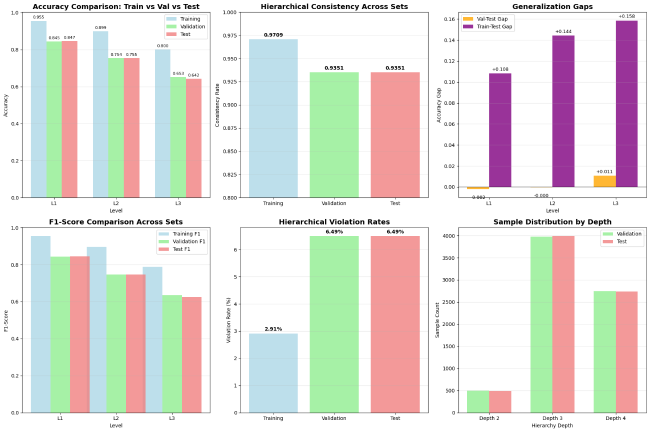
#> input picture kategori_tahmini_3/ornek_test_sonucu_1.png, 1300 x 864 px (shown at 1/2 size); its folder holds only this picture in this run
$ python -i opencv_clahe.py   (imports and definitions only)
#> lines starting #> are read from the running program, lines starting #| are printed output that depends on the picture
#> further down, picture is the input picture: shape (864, 1300, 3); mean B, G, R 219.7, 224.9, 226.9
import cv2
import numpy as np
from pathlib import Path
import time
from concurrent.futures import ThreadPoolExecutor, as_completed
import multiprocessing
from tqdm import tqdm
import threading
import queue
import os

class OpenCVGPUCLAHEProcessor:
    def __init__(self):
        self.min_clip_limit = 0.5
        self.max_clip_limit = 4.0
        self.min_tile_size = 4
        self.max_tile_size = 16

        # OpenCV GPU desteği kontrolü
        self.gpu_available = self.check_opencv_gpu()

    def check_opencv_gpu(self):
        """OpenCV GPU desteğini kontrol et"""
        try:
            # CUDA device sayısını kontrol et
            gpu_count = cv2.cuda.getCudaEnabledDeviceCount()
            if gpu_count > 0:
                print(f"🚀 OpenCV CUDA desteği tespit edildi! {gpu_count} GPU bulundu")

                # GPU memory bilgisi
                device_info = cv2.cuda.DeviceInfo(0)
                total_memory = device_info.totalMemory() / (1024**3)
                print(f"💾 GPU Memory: {total_memory:.1f} GB")
                return True
            else:
                print("⚠️  OpenCV CUDA desteği bulunamadı")
                return False
        except Exception as e:
            print(f"⚠️  OpenCV GPU kontrolü başarısız: {e}")
            return False

    def gpu_analyze_image(self, img):
        """OpenCV GPU ile görüntü analizi"""
        if not self.gpu_available:
            return self.cpu_analyze_image(img)

        try:
            # GPU'ya yükle
            gpu_img = cv2.cuda_GpuMat()
            gpu_img.upload(img)

            # GPU'da grayscale'e çevir
            gpu_gray = cv2.cuda.cvtColor(gpu_img, cv2.COLOR_BGR2GRAY)

            # GPU'dan CPU'ya indir (histogram için)
            gray = gpu_gray.download()

            # İstatistikler (vectorized)
            mean_brightness = np.mean(gray)
            std_brightness = np.std(gray)
            min_val, max_val = gray.min(), gray.max()

            # Histogram
            hist = cv2.calcHist([gray], [0], None, [256], [0, 256]).flatten()
            hist_normalized = hist / hist.sum()

            # Entropi
            entropy = -np.sum(hist_normalized * np.log2(hist_normalized + 1e-10))

            # GPU'da edge detection
            gpu_edges = cv2.cuda.Canny(gpu_gray, 50, 150)
            edges = gpu_edges.download()
            edge_density = np.sum(edges > 0) / (edges.shape[0] * edges.shape[1])

            # Histogram peaks
            hist_peaks = self._fast_peak_count(hist_normalized)

            return {
                'mean_brightness': mean_brightness,
                'std_brightness': std_brightness,
                'contrast': std_brightness / mean_brightness if mean_brightness > 0 else 0,
                'entropy': entropy,
                'edge_density': edge_density,
                'dynamic_range': max_val - min_val,
                'histogram_peaks': hist_peaks,
            }

        except Exception as e:
            print(f"GPU analiz hatası, CPU'ya geçiliyor: {e}")
            return self.cpu_analyze_image(img)

    def cpu_analyze_image(self, img):
        """CPU fallback analizi"""
        gray = cv2.cvtColor(img, cv2.COLOR_BGR2GRAY)
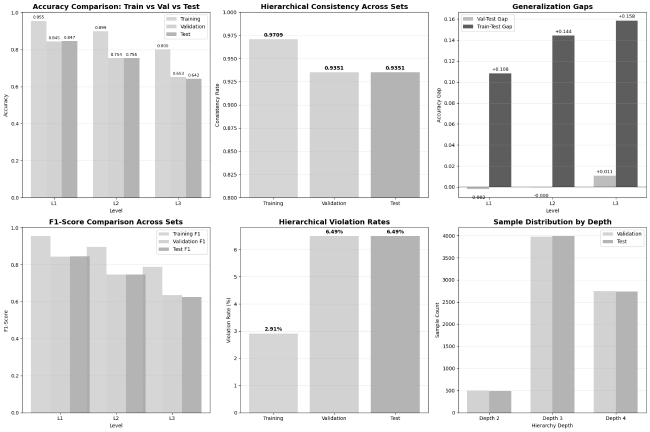
#> gray: shape (864, 1300) (shown at 1/2 size); min 0, max 255, mean 224.9

        # İstatistikler
        mean_brightness = np.mean(gray)
#> mean_brightness = 224.9
        std_brightness = np.std(gray)
#> std_brightness = 44.05
        min_val, max_val = gray.min(), gray.max()
#> min_val = 0; max_val = 255

        # Histogram
        hist = cv2.calcHist([gray], [0], None, [256], [0, 256]).flatten()
#> hist = 256 values, max 597829 at index 255, min 52 at index 30, mean 4387.5
        hist_normalized = hist / hist.sum()
#> hist_normalized = 256 values, max 0.532 at index 255, min 4.63e-05 at index 30, mean 0.00391

        # Entropi
        entropy = -np.sum(hist_normalized * np.log2(hist_normalized + 1e-10))
#> entropy = 2.69

        # Edge detection
        edges = cv2.Canny(gray, 50, 150)
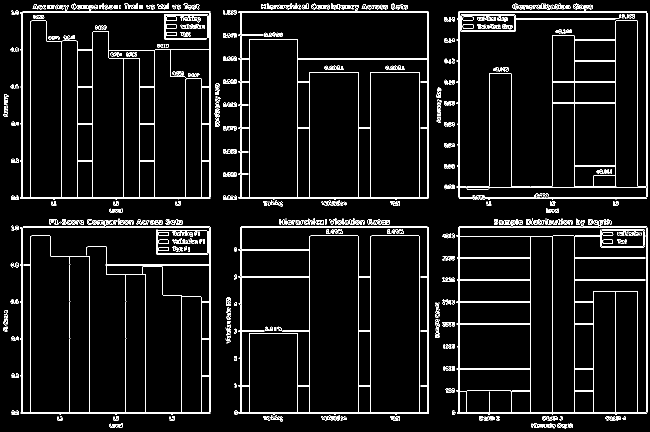
#> edges: shape (864, 1300) (shown at 1/2 size); 5.3% white in thin lines or dots
        edge_density = np.sum(edges > 0) / (edges.shape[0] * edges.shape[1])
#> edge_density = 0.0529

        # Histogram peaks
        hist_peaks = self._fast_peak_count(hist_normalized)

        return {
            'mean_brightness': mean_brightness,
            'std_brightness': std_brightness,
            'contrast': std_brightness / mean_brightness if mean_brightness > 0 else 0,
            'entropy': entropy,
            'edge_density': edge_density,
            'dynamic_range': max_val - min_val,
            'histogram_peaks': hist_peaks,
        }

    def _fast_peak_count(self, hist, threshold=0.001):
        """Hızlı peak counting"""
#> called with hist = array of shape (256,), threshold = 0.001
        significant = hist > threshold
        peaks = 0
        in_peak = False

        for is_sig in significant:
            if is_sig and not in_peak:
                peaks += 1
                in_peak = True
            elif not is_sig:
                in_peak = False
#> this loop made 256 passes
#> (is_sig, in_peak) on passes 2 to 13: (False, False), (False, False), (False, False), (False, False), (False, False), (False, False), (False, False), (False, False), (False, False), (False, False), (False, False), (False, False)
#> after the loop, peaks = 18

        return min(peaks, 10)

    # [118 lines left out: functions calculate_optimal_clip_limit, calculate_optimal_tile_size, get_optimal_parameters, gpu_clahe_apply, cpu_clahe_apply, not called in this run]

class BatchProcessor:
    # [206 lines left out: functions __init__, get_image_files, process_single_image, format_time, calculate_eta, process_batch and 1 more, not called in this run]

# [2 lines not run here, left out]

>>> import cv2
>>> picture = cv2.imread('ornek_test_sonucu_1.png')
>>> result = OpenCVGPUCLAHEProcessor().gpu_analyze_image(picture)
#> in cpu_analyze_image, `hist_peaks = self._fast_peak_count(hist_normalized)`: hist_peaks = 10
#> result = {'mean_brightness': 224.9, 'std_brightness': 44.05, 'contrast': 0.196, 'entropy': 2.69, 'edge_density': 0.0529, 'dynamic_range': 255, 'histogram_peaks': 10}

$ run again, on kategori_tahmini_3/ornek_test_sonucu_2.png
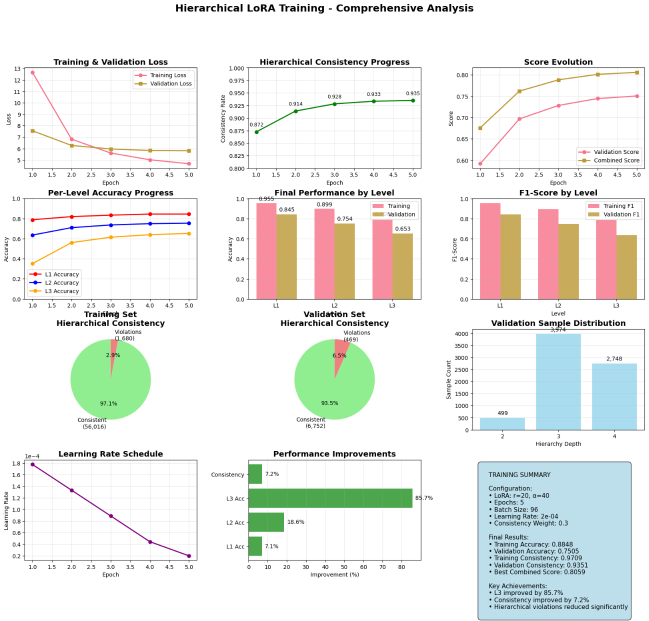
#> input picture kategori_tahmini_3/ornek_test_sonucu_2.png, 1297 x 1242 px (shown at 1/2 size)
#> picture is the input picture: shape (1242, 1297, 3); mean B, G, R 234.1, 237.7, 235.6
#> in cpu_analyze_image, `gray = cv2.cvtColor(img, cv2.COLOR_BGR2GRAY)`:
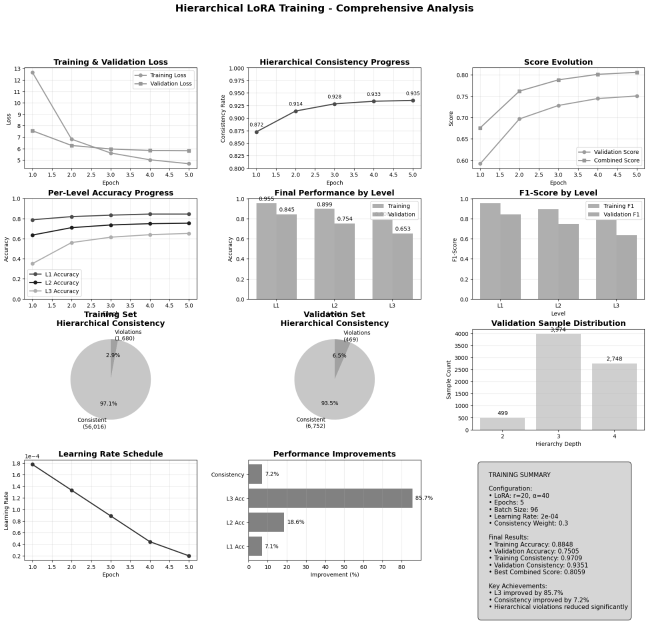
#> gray: shape (1242, 1297) (shown at 1/2 size); min 0, max 255, mean 236.6
#> mean_brightness = 236.6
#> std_brightness = 42.03
#> min_val = 0; max_val = 255
#> hist = 256 values, max 1160246 at index 255, min 157 at index 21, mean 6292.5
#> hist_normalized = 256 values, max 0.72 at index 255, min 9.75e-05 at index 21, mean 0.00391
#> entropy = 2.37
#> in cpu_analyze_image, `edges = cv2.Canny(gray, 50, 150)`:
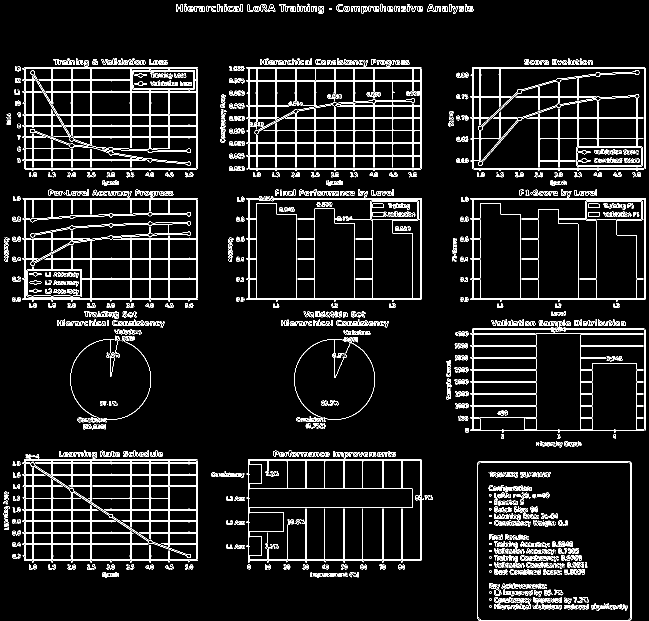
#> edges: shape (1242, 1297) (shown at 1/2 size); 7% white in thin lines or dots
#> edge_density = 0.0703
#> the loop in _fast_peak_count, `for is_sig in significant:` made 256 passes
#> (peaks, in_peak) on pass 1: (1, True)
#> after the loop in _fast_peak_count, `for is_sig in significant:`: peaks = 14
#> hist_peaks = 10
#> result = {'mean_brightness': 236.6, 'std_brightness': 42.03, 'contrast': 0.178, 'entropy': 2.37, 'edge_density': 0.0703, 'dynamic_range': 255, 'histogram_peaks': 10}
